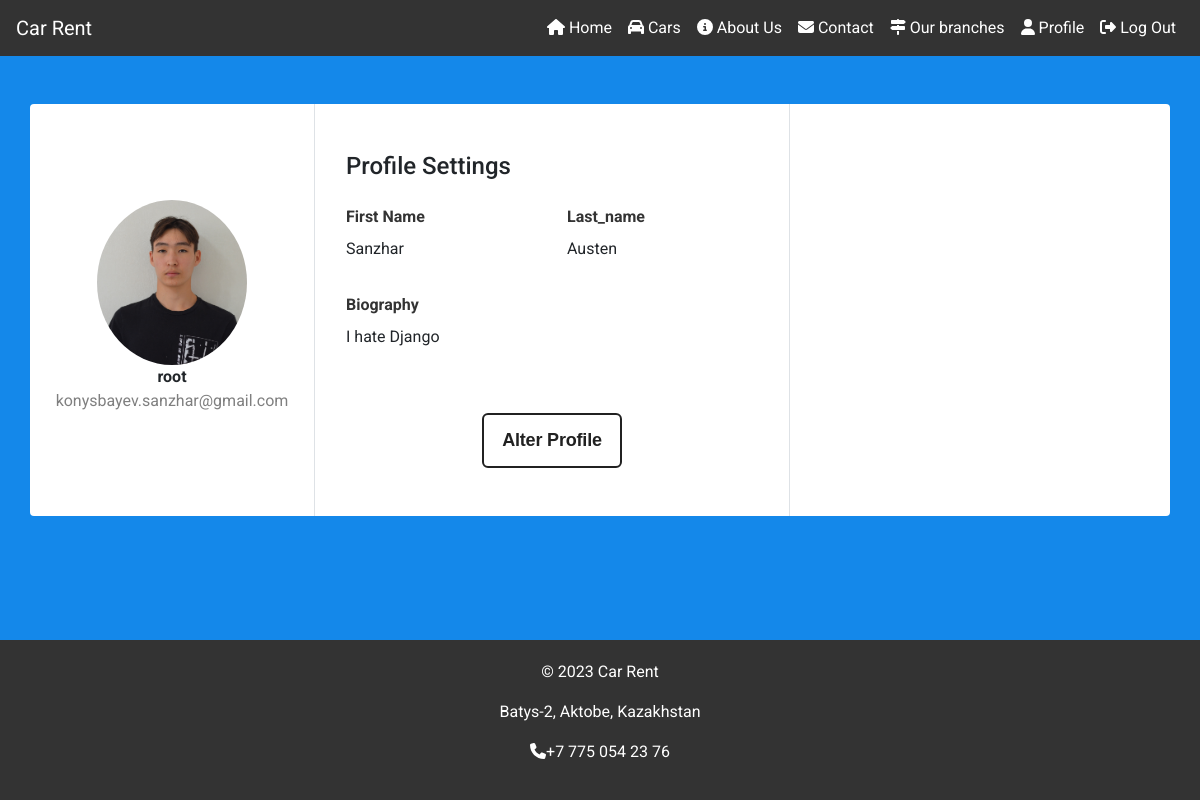
Page /user_profile/admin-profile/ (signed in) on the committed database.
### users/models.py (models this page shows, shortened)
class UserProfile(models.Model):
    user = models.OneToOneField(User, on_delete=models.CASCADE)
    slug = models.SlugField(unique=True, verbose_name='URL', db_index=True, max_length=255)
    first_name = models.CharField(max_length=30)
    last_name = models.CharField(max_length=30)
    bio = models.TextField()
    avatar = models.ImageField(upload_to=user_avatar_upload_to, null=True, blank=True)

### users/views.py (the view)
# urls.py: path('user_profile/<slug:user_slug>/', ShowUser.as_view(), name='user_profile'),
class ShowUser(DataMixin, DetailView):
    template_name = 'users/profile.html'
    model = UserProfile
    slug_url_kwarg = 'user_slug'
    context_object_name = 'user_profile'
    def get_object(self, queryset=None):
        user_profile = get_object_or_404(self.model.objects.select_related('user'),
                                         slug=self.kwargs[self.slug_url_kwarg])
        if user_profile.user != self.request.user:
            raise Http404("You do not have permission to view this profile.")
        return user_profile
    def get_context_data(self, *, object_list=None, **kwargs):
        context = super().get_context_data(**kwargs)
        title = self.get_user_context(title="Profile")
        return {**context, **title}

### users/utils.py (called while the page is built)
    def get_user_context(self, **kwargs):
        context = kwargs
        return context

### users/templates/users/profile.html
{% extends 'cars/base.html' %}
{% load static %}
{% block content %}
<div class="container rounded bg-white mt-5 mb-5">
    <div class="row">
        <div class="col-md-3 border-right">
            <div class="d-flex flex-column align-items-center text-center p-3 py-5">
                {%if user_profile.avatar %}
                <img class="rounded-circle mt-5" width="150px" src="{{user_profile.avatar.url}}">
                {%else%}
                <img class="rounded-circle mt-5" width="150px" src="{% static 'users/img/default-avatar.jpg' %}">
                {%endif%}
                <span class="font-weight-bold">{{user_profile.user.username}}</span>
                <span class="text-black-50">{{user_profile.user.email}}</span>
            </div>
        </div>
        <div class="col-md-5 border-right">
            <div class="p-3 py-5">
                <div class="d-flex justify-content-between align-items-center mb-3">
                    <h4 class="text-right">Profile Settings</h4>
                </div>
                <div class="row mt-2">
                    <div class="col-md-6">
                        <label class="labels">First Name</label>
                        {%if user_profile.first_name%}
                        <p>{{user_profile.first_name}}</p>
                        {%else%}
                        <p>Empty</p>
                        {%endif%}
                    </div>
                    <div class="col-md-6">
                        <label class="labels">Last_name</label>
                        {%if user_profile.last_name%}
                        <p>{{user_profile.last_name}}</p>
                        {%else%}
                        <p>Empty</p>
                        {%endif%}
                    </div>
                </div>
                <div class="row mt-3">
                    <div class="col-md-12">
                        <label class="labels">Biography</label>
                        {%if user_profile.bio%}
                        <p>{{user_profile.bio}}</p>
                        {%else%}
                        <p>Empty</p>
                        {%endif%}
                    </div>
                </div>
                <div class="mt-5 text-center">
                    <a class="button-80" href="{% url 'users:update_profile'%}">Alter Profile</a>
                </div>
            </div>
        </div>
    </div>
</div>
{% endblock %}

### cars/static/cars/css/styles.css (style rules this page uses)
body { font-family: 'Roboto', sans-serif; background-color: #f4f4f4; min-height: 100vh; display: flex; flex-direction: column; }
label { font-weight: bold; color: #333; }
.button-80 { background: #fff; backface-visibility: hidden; border-radius: .375rem; border-style: solid; border-width: .125rem; box-sizing: border-box; color: #212121; cursor: pointer; display: inline-block; font-family: Circular,Helvetica,sans-serif; font-size: 1.125rem; font-weight: 700; letter-spacing: -.01em; line-height: 1.3; padding: .875rem 1.125rem; position: relative; text-align: left; text-decoration: none; transform: translateZ(0) scale(1); transition: transform .2s; user-select: none; -webkit-user-select: none; touch-action: manipulation; }
body { background: #1488EA; }

### rows in the picture
UserProfile: avatar (picture), user.username "root", user.email "konysbayev.sanzhar@gmail.com", first_name "Sanzhar", last_name "Austen", bio "I hate Django"
